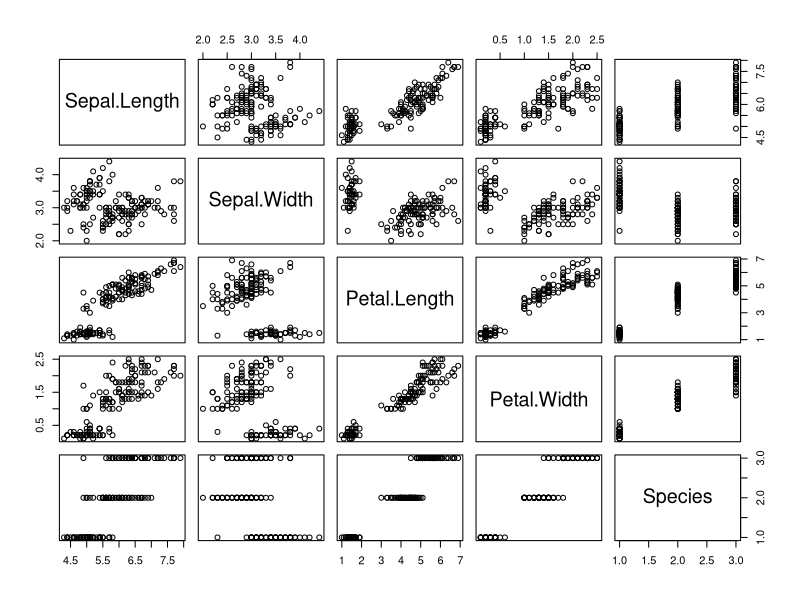
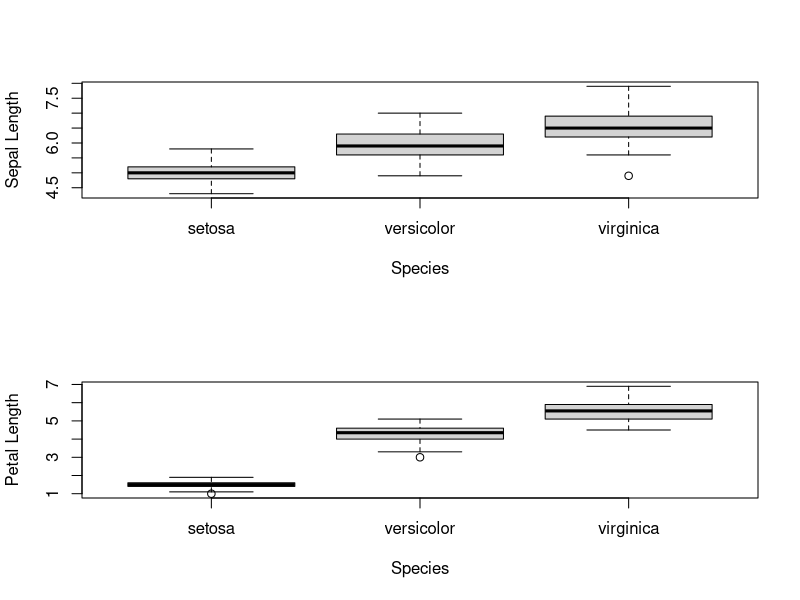
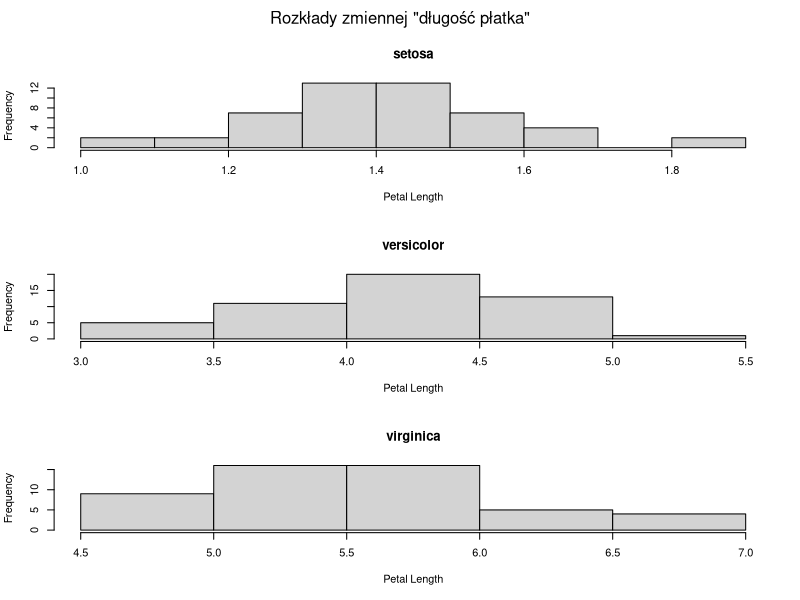
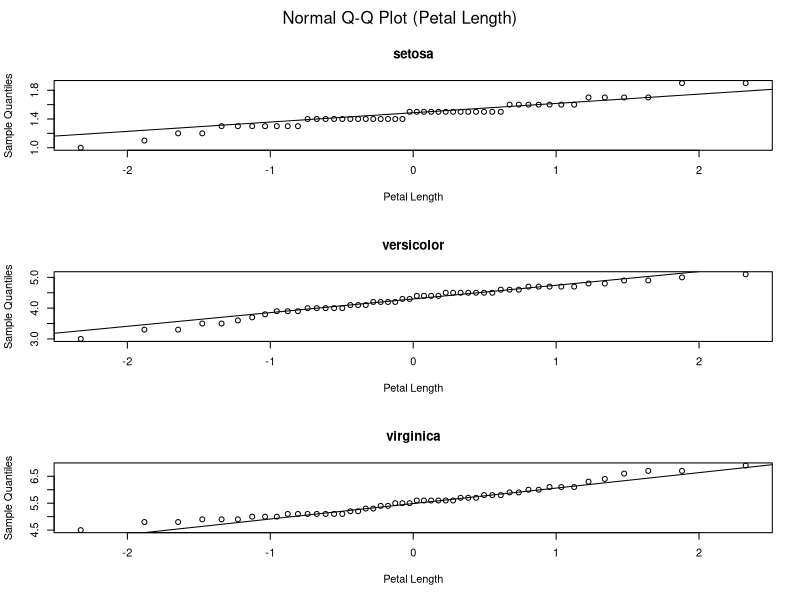

Generate these figures, in order, with R:
## Podaj pochodzenie danych i opisz zmienne
help (iris)
## Przebadaj zmienne i podstawowe zależności między nimi
data (iris)
# scatterplot w tym przypadku jest najczytelniejszym podsumowaniem zaw. danych
# Wybierz odpowiedni format grafiki
help (device)
postscript ('scatterplot.eps',width=5,height=8,horizontal=FALSE,paper='special')
plot (iris)
# wydrukuj wynik (flush device)
dev.off ()
# "rozpakuj" dane
attach (iris)

# Wykres pudełkowy względem gatunków:
postscript ('boxplot.eps',width=5,height=8,horizontal=FALSE,paper='special')
# dwa wykresy na jednym rysunku, 2-linijkowe marginesy na tekst
oldpar <- par (mfrow = c(2,1))
boxplot (Sepal.Length ~ Species, ylab = "Sepal Length")
boxplot (Petal.Length ~ Species, ylab = "Petal Length")
par (oldpar)
dev.off ()


by (Petal.Length, Species, sd)
by (Petal.Length, Species, IQR)
by (Petal.Length, Species, function(x) sd(x)/mean(x))

postscript ('histPetal.eps', width=5,height=9,horizontal=FALSE,paper='special')
# trzy wykresy na jednym rysunku, 2-linijkowy margines od góry na tekst
oldpar <- par (mfrow = c(3,1), oma = c (0,0,2,0))
for (sp in levels (Species))
  hist (Petal.Length[Species==sp], main=sp, xlab="Petal Length")
mtext ('Rozkłady zmiennej "długość płatka"', outer = TRUE)
par (oldpar)
dev.off ()

postscript ('qqplotPetal.eps', width=5,height=9,horizontal=FALSE,paper='special')
# trzy wykresy na jednym rysunku, 2-linijkowy margines od góry na tekst
oldpar <- par (mfrow = c(3,1), oma = c (0,0,2,0))
for (sp in levels (Species)) {
  qqnorm (Petal.Length[Species==sp], main=sp, xlab="Petal Length")
  qqline (Petal.Length[Species==sp])
}
mtext ('Normal Q-Q Plot (Petal Length)', outer = TRUE)
par (oldpar)
dev.off ()

# porównaj zależności zmiennych
irisNums <- iris
irisNums$Species <- NULL
cor(irisNums)
# najbardziej zależne są parametry płatków, potem długości
lm (Petal.Width ~ Petal.Length)
lm (Sepal.Length ~ Petal.Length)
lm (Sepal.Width ~ Petal.Length)

# "czyszczenie" zależności szerokości listków i długości płatków
for (sp in levels (Species)) {
  w <- Sepal.Width[Species==sp];
  l <- Petal.Length[Species==sp];
  print(sp); print (cor (w,l)); print(lm (w ~ l))
}
